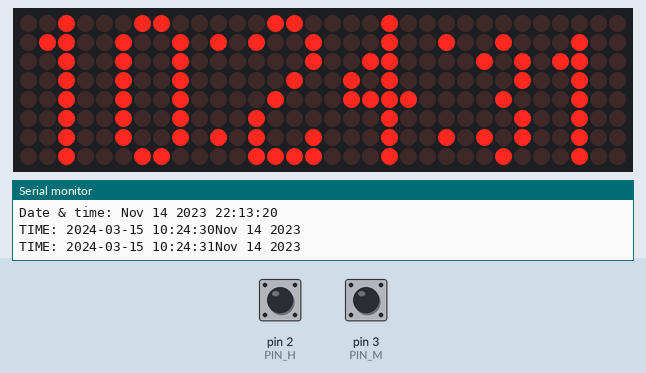
This sketch was run on a simulated Arduino Uno, built with avr-gcc and run on an emulated ATmega328P. Shown: 32×8 LED matrix, the last lines printed to the serial monitor. The inputs (shaded band) are chosen by the test bench; at power-on: pin 2 (PIN_H) HIGH, pin 3 (PIN_M) HIGH. The local clock reads 2024-03-15 10:24:30 at power-on unless the sketch sets it.

Above: at 1.2 s.
1.3 s: pin 2 (PIN_H) pulled LOW for 0.15 s
At 4.3 s:
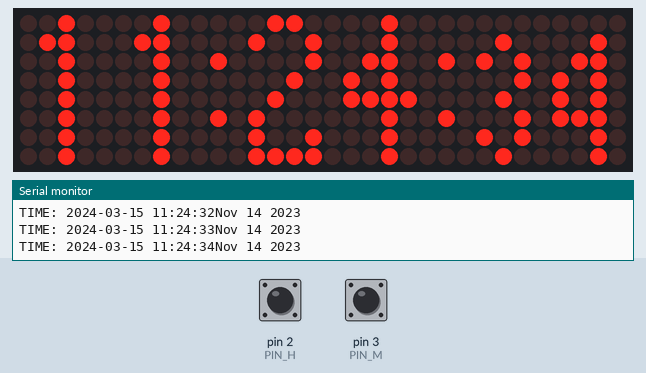
4.4 s: pin 3 (PIN_M) pulled LOW for 0.15 s
At 5.9 s:
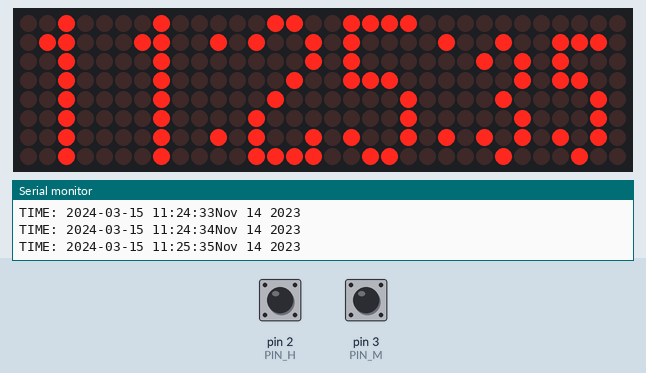
7.5 s: pin 2 (PIN_H) pulled LOW for 1 s
At 10.5 s:
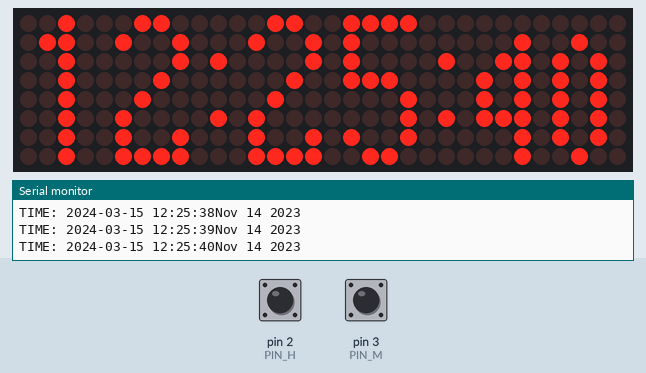
10.6 s: pin 3 (PIN_M) pulled LOW for 1 s
At 11.9 s:
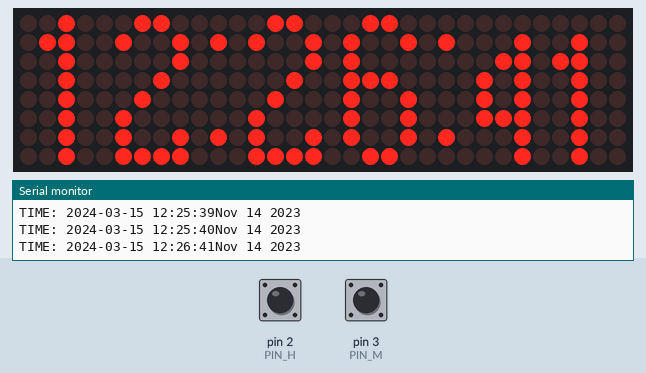
14.6 s: pin 2 (PIN_H) pulled LOW for 0.15 s
At 17.5 s:
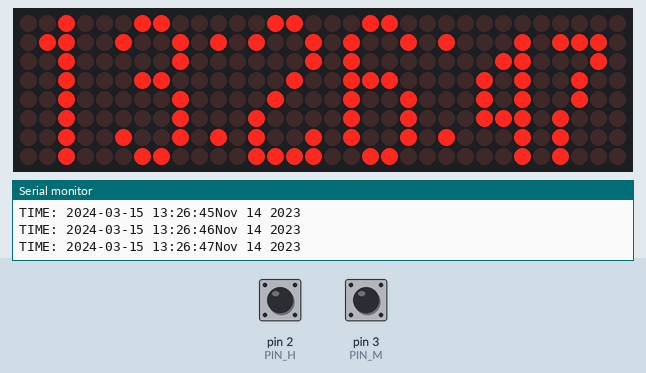
17.6 s: pin 3 (PIN_M) pulled LOW for 0.15 s
At 18.9 s:
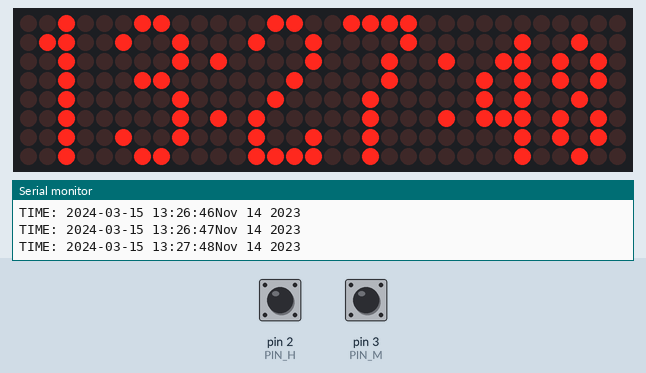
Timing chart, 0 to 20.6 s (numbered marks = the images above; inputs shaded):
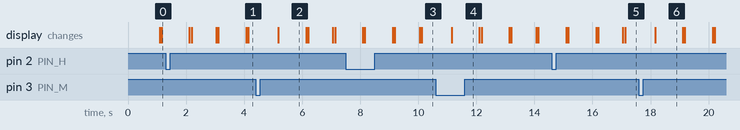

Measured:
- after the input at 1.3 s, the display: first changes after 0.82 s (image 1 shows a later state)
- after the input at 4.4 s, the display: changes after 0.78 s (image 2)
- after the input at 7.5 s, the display: first changes after 0.59 s (image 3 shows a later state)
- after the input at 10.6 s, the display: changes after 0.56 s (image 4)
- after the input at 14.6 s, the display: first changes after 0.49 s (image 5 shows a later state)
- after the input at 17.6 s, the display: changes after 0.56 s (image 6)
- what the display in image 2 shows lasts 0.9 s, from 5.2 s to 6.1 s

The sketch:

LED4MatrixClock.ino
```cpp
//We always have to include the library
#include "LedControl.h"
#include <MD_DS1307.h>
#include <Wire.h>
#include <Time.h>

/*
 Now we need a LedControl to work with.
 ***** These pin numbers will probably not work with your hardware *****
 pin 12 is connected to the DataIn
 pin 11 is connected to the CLK
 pin 10 is connected to LOAD
 We have only a single MAX72XX.
 */

#define MAX_DEVICES 4

#define CLK_PIN   10
#define DATA_PIN  12
#define CS_PIN    11

#define PIN_H 2
#define PIN_M 3

byte state_h = 0;
byte state_m = 0;

LedControl lc=LedControl(DATA_PIN, CLK_PIN, CS_PIN, MAX_DEVICES);

/* we always wait a bit between updates of the display */
unsigned long delaytime=500;
unsigned scorr = 8; // take back 8 sec every day to coorrect clock
boolean doCorrection = true;

void setupTime()
{
  char cmon[5] = {"****"};
  int imon = -7;
  sscanf(__DATE__, "%3c %2d %4d", &cmon, &RTC.dd, &RTC.yyyy);
  sscanf(__TIME__, "%2d:%2d:%2d", &RTC.h, &RTC.m, &RTC.s);
  RTC.s = RTC.s > 60 - 7 ? 59 : RTC.s + 7;
  if (strcmp(cmon, "Jan") == 0) imon =  1;
  if (strcmp(cmon, "Feb") == 0) imon =  2;
  if (strcmp(cmon, "Mar") == 0) imon =  3;
  if (strcmp(cmon, "Apr") == 0) imon =  4;
  if (strcmp(cmon, "May") == 0) imon =  5;
  if (strcmp(cmon, "Jun") == 0) imon =  6;
  if (strcmp(cmon, "Jul") == 0) imon =  7;
  if (strcmp(cmon, "Aug") == 0) imon =  8;
  if (strcmp(cmon, "Sep") == 0) imon =  9;
  if (strcmp(cmon, "Oct") == 0) imon = 10;
  if (strcmp(cmon, "Nov") == 0) imon = 11;
  if (strcmp(cmon, "Dec") == 0) imon = 12;
  Serial.println(cmon);
  RTC.mm = imon;
  RTC.writeTime();
}

void setup() {
  pinMode(PIN_H, INPUT_PULLUP);
  pinMode(PIN_M, INPUT_PULLUP);

  /*
   The MAX72XX is in power-saving mode on startup,
   we have to do a wakeup call
   */
  for(int i = 0; i < MAX_DEVICES; i++)
  {
    lc.shutdown(i, false);
    /* Set the brightness to a medium values */
    lc.setIntensity(i,0);
    /* and clear the display */
    lc.clearDisplay(i);
  }
  Serial.begin(9600);
//  Serial.println("[MD_DDS1307_Example]");

//  usage();
  RTC.readTime();
  printTime();
  Serial.print("Date & time: ");
  Serial.print(__DATE__);
  Serial.print(" ");
  Serial.println(__TIME__);
  if (digitalRead(2) == LOW)
    setupTime();
  RTC.writeTime();
}

  /* here is the data for the characters */
  byte   S[5]={  B00000000,   B00001110,   B10010001,   B10010001,   B01100010};
  byte   P[5]={  B00000000,   B01100000,   B10010000,   B10010000,   B11111111};
  byte   M[5]={  B00000000,   B11111111,   B01000000,   B01000000,   B11111111};
  byte   V[5]={  B00000000,   B11110000,   B00001100,   B00000011,   B11110000};
  byte  d0[5]={  B00000000,   B01111110,   B10000001,   B10000001,   B01111110};
  byte  d1[5]={  B00000000,   B00000000,   B11111111,   B01000000,   B00000000};
  byte  d2[5]={  B00000000,   B01100011,   B10010001,   B10001001,   B01000111};
  byte  d3[5]={  B00000000,   B01101110,   B10010001,   B10010001,   B01000010};
  byte  d4[5]={  B00000000,   B00001000,   B11111111,   B00101000,   B00011000};
  byte  d5[5]={  B00000000,   B10001110,   B10010001,   B10010001,   B11110010};
  byte  d6[5]={  B00000000,   B01001110,   B10010001,   B10010001,   B01111110};
  byte  d7[5]={  B00000000,   B11000000,   B10110000,   B10001111,   B10000000};
  byte  d8[5]={  B00000000,   B01101110,   B10010001,   B10010001,   B01101110};
  byte  d9[5]={  B00000000,   B01111110,   B10010001,   B10010001,   B01100010};
  byte cls[5]={  B00000000,   B00000000,   B00000000,   B00000000,   B00000000};
  byte col[2]={  B00000000,   B00100100};
  byte col2[2]={ B00000000,   B01000010};

  byte  dn0[5]={  B00000000,  B00111110,  B01000001,  B00111110};
  byte  dn1[5]={  B00000000,  B00000000,  B01111111,  B00100000};
  byte  dn2[5]={  B00000000,  B00110001,  B01001101,  B00100011};
  byte  dn3[5]={  B00000000,  B00110110,  B01001001,  B00100010};
  byte  dn4[5]={  B00000000,  B01111111,  B00100100,  B00011100};
  byte  dn5[5]={  B00000000,  B01001110,  B01010001,  B01110010};
  byte  dn6[5]={  B00000000,  B00100110,  B01001001,  B00111110};
  byte  dn7[5]={  B00000000,  B01100000,  B01011000,  B01000111};
  byte  dn8[5]={  B00000000,  B00110110,  B01001001,  B00110110};
  byte  dn9[5]={  B00000000,  B00111110,  B01001001,  B00110010};

  int w = 5;
  int l = 0*4;
  const int N = 9;

  byte *dig[10] = {d0, d1, d2, d3, d4, d5, d6, d7,  d8, d9};
  byte *dign[10] = {dn0, dn1, dn2, dn3, dn4, dn5, dn6, dn7,  dn8, dn9};
  const int bmpWidth = 8 * MAX_DEVICES;
  byte bmp[bmpWidth];

void putChar(byte x, int nCols, byte *chr)
{
  byte xcol;
  for(byte i = 0; i < nCols; i++)
  {
    xcol = nCols - i - 1;
    //xcol = nCols;
    if (x + i < bmpWidth)
    {
       bmp[x + i] = chr[xcol];
    }
  }
}

void putChar(byte x, int nCols, byte *chr, byte del)
{
  byte xcol;
  for(byte i = 0; i < nCols; i++)
  {
    xcol = nCols - i - 1;
    //xcol = nCols;
    if (x + i < bmpWidth)
    {
       bmp[x + i] = chr[xcol];
    }
  }
}

void showBitmap()
{
   int maxcol = 8 * MAX_DEVICES;
   if (maxcol > bmpWidth) maxcol > bmpWidth;

   for(int col = 0; col < maxcol; col++)
   {
      lc.setColumn(MAX_DEVICES-(col / 8)-1, (col % 8), bmp[col]);
   }
}

void drawTime()
{
  int x = 0;

  putChar(x, w, dig[RTC.h / 10]);
  x += w;
  putChar(x, w, dig[RTC.h % 10]);
  x += w;

  putChar(x, 2, ((RTC.s % 2) == 0) ? col : col2);
  x += 2;

  putChar(x, w, dig[RTC.m / 10]);
  x += w;
  putChar(x, w, dig[RTC.m % 10]);
  x += w;

  putChar(x, 2, ((RTC.s % 2) == 0) ? col : col2);
  x += 2;

  putChar(x, w-1, dign[RTC.s / 10]);
  x += w-1;
  putChar(x, w-1, dign[RTC.s % 10]);
  x += w-1;
  putChar(x, 3, cls);
}

void drawBinDigits()
{
   for(int i = 0; i < bmpWidth; i++)
   {
      bmp[i] = i;
   }
}

time_t tm;

void p2dig(uint8_t v, uint8_t mode)
// print 2 digits leading zero
{
  uint8_t n = 0;

  switch(mode)
  {
    case HEX: n = 16;  break;
    case DEC: n = 10;  break;
  }

  if (v < n) Serial.print("0");
  Serial.print(v, mode);

  return;
}

void printTime()
{
  Serial.print(RTC.yyyy, DEC);
  Serial.print("-");
  p2dig(RTC.mm, DEC);
  Serial.print("-");
  p2dig(RTC.dd, DEC);
  Serial.print(" ");
  p2dig(RTC.h, DEC);
  Serial.print(":");
  p2dig(RTC.m, DEC);
  Serial.print(":");
  p2dig(RTC.s, DEC);
  if (RTC.status(DS1307_12H) == DS1307_ON)
    Serial.print(RTC.pm ? " pm" : " am");
//  Serial.println(dow2String(RTC.dow));
Serial.println(__DATE__);
}

int prevs = 0;

void loop()
{
  RTC.readTime();
  int s = RTC.s;
  if (prevs != s)
  {
  drawTime();
//  drawBinDigits();
//  writeBinClock();
  showBitmap();
  Serial.print("TIME: ");
  printTime();
  prevs = s;
  }
  if ((23 == RTC.h) && !doCorrection)
     doCorrection = true;
  if ((0 == RTC.h) && (0 == RTC.m) && (scorr + 1 == RTC.s) && doCorrection)
  {
    // correct time
    RTC.s = 1;
    RTC.writeTime();
    doCorrection = false;
  }

  if ((digitalRead(PIN_H) != state_h))
  {
    state_h = digitalRead(PIN_H) ? 1 : 0;
    if (state_h == 0)
    {
      RTC.h < 23 ? RTC.h++ : RTC.h = 0;
      RTC.writeTime();
    }
  }

  if ((digitalRead(PIN_M) != state_m))
  {
    state_m = digitalRead(PIN_M) ? 1 : 0;
    if (state_m == 0)
    {
      RTC.m < 59 ? RTC.m++ : RTC.m = 0;
      RTC.writeTime();
    }
  }

  delay(100);
}
```
